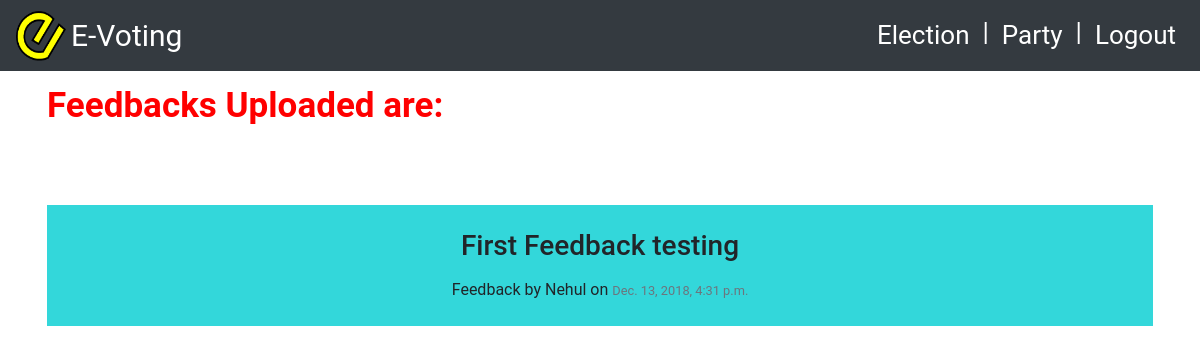
Screenshot of /charts/feedback_response/ with the database file from the repository.
### charts/models.py (models this page shows, shortened)
class Feedback(models.Model):
    name = models.CharField(max_length=30, null=False, unique=True)
    feedback = models.CharField(max_length=300, null=False)
    rating=models.CharField(max_length=10,null=False)
    date=models.DateTimeField(default=timezone.now)

### charts/views.py (the view)
def feedback_response(request):
    fresponse=Feedback.objects.all()
    data={'fresponse':fresponse}
    return render(request,'graphs/feedback_responses.html',data)

### templates/graphs/feedback_responses.html (shortened to what this page needs)
{% load staticfiles %}
<!Doctype html>
<html lang="en">
<head>
      <link rel="stylesheet" href="https://stackpath.bootstrapcdn.com/bootstrap/4.1.3/css/bootstrap.min.css">
    <link rel="stylesheet" href="{% static 'graphs\css1\style.css' %}">
</head>
<body>
      <nav class="navbar fixed-top container-fluid navbar-expand-lg navbar-light bg-dark">
         <div class="collapse navbar-collapse " id="navbarSupportedContent">
            <img src="{% static "images/e-voting.png"%}" alt="evoting image" width="50" height="50">
            <a href=" "  style="color:white; font-size:30px;margin:5px">E-Voting</a>
         </div>
         <ul class=" nav navbar-nav navbar-right">
            <li class="nav-item active">
               <a class="nav-link text-white" href="{% url 'organiser_app:election' %}" style="font-size:26px">Election <span class="sr-only">(current)</span></a>
            </li>
            <li>
               <p class="text-white " style="font-size:26px;margin:5px">|</p>
            </li>
            <li class="nav-item active">
               <a class="nav-link text-white" href="{% url 'organiser_app:party' %}" style="font-size:26px">Party <span class="sr-only">(current)</span></a>
            </li>
            <li>
               <p class="text-white " style="font-size:26px;margin:5px">|</p>
            </li>
            <li class="nav-item active">
               <a class="nav-link text-white " href="#" style="font-size:26px">Logout <span class="sr-only">(current)</span></a>
            </li>
         </ul>
      </nav>
<br><br>
<div class="container">
<marquee id="slider" onMouseOver="this.stop()" onMouseOut="this.start()">Feedbacks Uploaded are:</marquee><br>
    </div>
{% for data in fresponse %}
<br><br>
    <main role="main" class="container">
    <div class="row">
        <div class="col md-5">
        <article class="media content-section" style="background-color:rgba(0, 206, 209, 0.8)">
        <div class="media-body">
            <div class="article-metadata">
                <br>
                <h3><center><p class ="article-content">{{data.feedback}}</p></center></h3>
                <center>Feedback by {{data.name}} on <small class="text-muted">{{data.date}}</small></center><br>
            </div>
        </div>
        </div>
    </div>
    </main>
{% endfor %}
<div style="height: 400px"></div>
</body>
</html>

### static/graphs/css1/style.css (style rules this page uses)
body { background-repeat: no-repeat; background-size: cover; }
#slider { font-size: 35px; font-weight: bold; color :red; }
body { font-family: "Roboto", sans-serif; -webkit-font-smoothing: antialiased; -moz-osx-font-smoothing: grayscale; }

### templates/graphs/feedback_responses.html (style rules this page uses)
body { margin:2rem; }

### rows the page displays
Feedback: feedback "First Feedback testing", name "Nehul", date "Dec. 13, 2018, 4:31 p.m."
